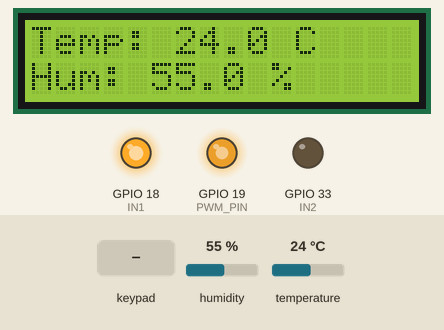
A sketch run on a simulated ESP32. On the bench: 16×2 character LCD, output pins drawn as LEDs (lit = HIGH). The inputs (shaded band) are chosen by the test bench; at power-on: humidity 55 %, temperature 24 °C. What the sketch prints to the serial monitor is not drawn.

Above: at 3.2 s.
3.3 s: keypad keys 2 2 3 0 1 3 # pressed 0.4 s apart
At 6.0 s:
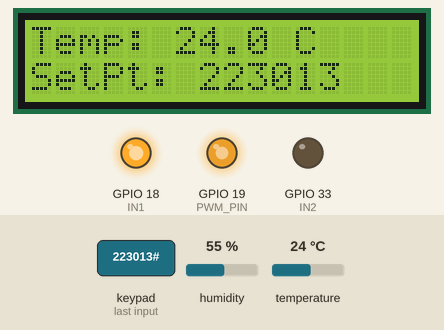
7.6 s: humidity set to 22 %
At 9.7 s:
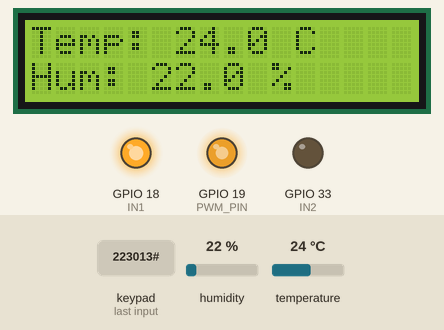
10.8 s: key '1' pressed
At 11.2 s:
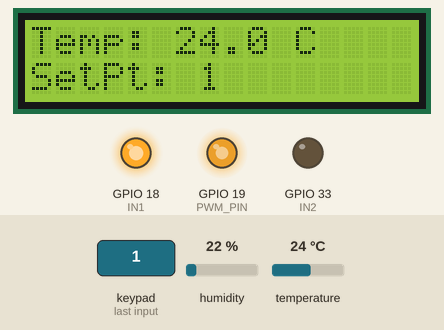
12.8 s: temperature set to 12 °C
At 15.8 s:
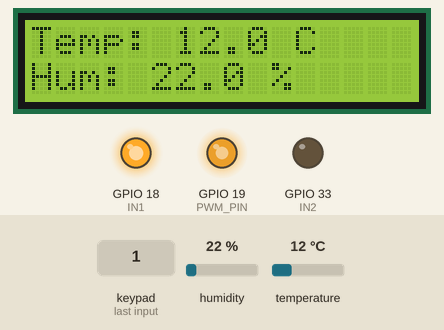
17.0 s: key '#' pressed
At 18.2 s:
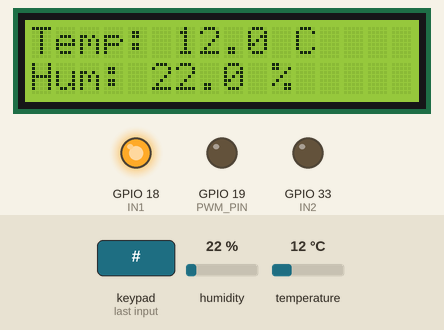
19.0 s: keypad keys 1 2 1 4 2 7 2 6 # pressed 0.4 s apart
At 22.5 s:
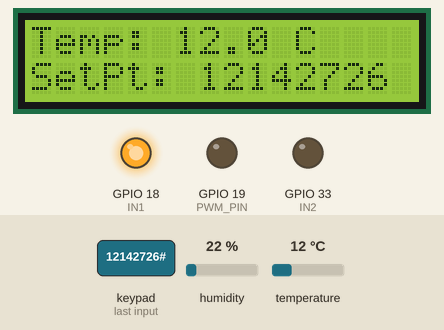
Timing chart, 0 to 24.2 s (numbered marks = the images above; inputs shaded):
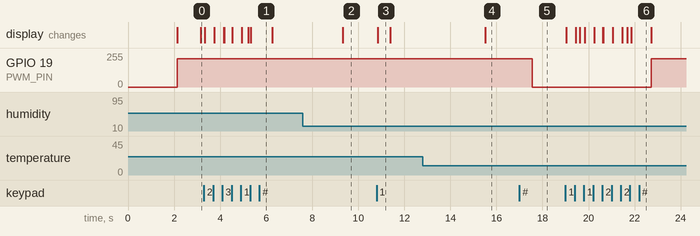

Measured:
- after the input at 3.3 s, the display: first changes at once (image 1 shows a later state)
- after the input at 7.6 s, the display: changes after 1.7 s (image 2)
- after the input at 10.8 s, the display: changes after 0.05 s (image 3)
- after the input at 12.8 s, the display: changes after 2.7 s (image 4)
- after the input at 17.0 s, GPIO 19 (PWM_PIN): 211/255 → 0/255 after 0.57 s
- after the input at 19.0 s, GPIO 19 (PWM_PIN): 0/255 → 211/255 after 3.7 s; the display: first changes at once (image 6 shows a later state)
- what the display in image 3 shows lasts 0.5 s, from 10.9 s to 11.4 s

The sketch:

secador_bueno.ino
```cpp
#include <Arduino.h>
#include <Fuzzy.h>
#include <DHT.h>
#include <Wire.h>
#include <LiquidCrystal_PCF8574.h>
#include <Keypad.h>

// ---------- DHT11 ----------
#define DHTPIN 4
#define DHTTYPE DHT11
DHT dht(DHTPIN, DHTTYPE);

// ---------- PWM ----------
#define IN1 18
#define IN2 33
#define PWM_PIN 19
const int pwmFreq = 5000;
const int pwmRes = 8;

// ---------- LCD I2C ----------
#define SDA_PIN 21
#define SCL_PIN 22
LiquidCrystal_PCF8574 lcd(0x27);

// ---------- Fuzzy ----------
Fuzzy *fuzzy = new Fuzzy();
float setPoint = 60;       // valor por defecto
float currentTemp = 0;
float currentHum  = 0;

// ---------- Fuzzy Sets ----------
FuzzySet *err1, *err2, *err3, *err4, *err5;
FuzzySet *apagado, *lento, *medio, *rapido, *full;

// Mutex para proteger variables compartidas
portMUX_TYPE mux = portMUX_INITIALIZER_UNLOCKED;

// ---------- Teclado Matricial ----------
#define FILAS 4
#define COLUMNAS 4
byte pinesFilas[FILAS]    ={2,23,0,13};
byte pinesColumnas[COLUMNAS] = {12,14,27,26};

char keys[FILAS][COLUMNAS] = {
  {'1','2','3','A'},
  {'4','5','6','B'},
  {'7','8','9','C'},
  {'*','0','#','D'}
};

Keypad keypad = Keypad(makeKeymap(keys), pinesFilas, pinesColumnas, FILAS, COLUMNAS);

// ---------- Configuración Fuzzy ----------
void setupFuzzy() {
  FuzzyInput *error = new FuzzyInput(1);
  err1 = new FuzzySet(-45,-45,-30,-20);
  err2 = new FuzzySet(-25,-15,-10,-5);
  err3 = new FuzzySet(-8,-3,3,8);
  err4 = new FuzzySet(5,10,15,20);
  err5 = new FuzzySet(18,25,45,45);

  error->addFuzzySet(err1);
  error->addFuzzySet(err2);
  error->addFuzzySet(err3);
  error->addFuzzySet(err4);
  error->addFuzzySet(err5);
  fuzzy->addFuzzyInput(error);

  FuzzyOutput *pwm = new FuzzyOutput(1);
  apagado = new FuzzySet(0,0,5,6.5);
  lento   = new FuzzySet(6,8.2,9.5,9.5);
  medio   = new FuzzySet(8.8,10,11,11);
  rapido  = new FuzzySet(10,10.8,11.9,11.9);
  full    = new FuzzySet(12,12,12,12);

  pwm->addFuzzySet(apagado);
  pwm->addFuzzySet(lento);
  pwm->addFuzzySet(medio);
  pwm->addFuzzySet(rapido);
  pwm->addFuzzySet(full);
  fuzzy->addFuzzyOutput(pwm);

  FuzzyRuleAntecedent *r1 = new FuzzyRuleAntecedent(); r1->joinSingle(err1);
  FuzzyRuleConsequent *r1o = new FuzzyRuleConsequent(); r1o->addOutput(apagado);
  fuzzy->addFuzzyRule(new FuzzyRule(1,r1,r1o));

  FuzzyRuleAntecedent *r2 = new FuzzyRuleAntecedent(); r2->joinSingle(err2);
  FuzzyRuleConsequent *r2o = new FuzzyRuleConsequent(); r2o->addOutput(apagado);
  fuzzy->addFuzzyRule(new FuzzyRule(2,r2,r2o));

  FuzzyRuleAntecedent *r3 = new FuzzyRuleAntecedent(); r3->joinSingle(err3);
  FuzzyRuleConsequent *r3o = new FuzzyRuleConsequent(); r3o->addOutput(apagado);
  fuzzy->addFuzzyRule(new FuzzyRule(3,r3,r3o));

  FuzzyRuleAntecedent *r4 = new FuzzyRuleAntecedent(); r4->joinSingle(err4);
  FuzzyRuleConsequent *r4o = new FuzzyRuleConsequent(); r4o->addOutput(lento);
  fuzzy->addFuzzyRule(new FuzzyRule(4,r4,r4o));

  FuzzyRuleAntecedent *r5 = new FuzzyRuleAntecedent(); r5->joinSingle(err5);
  FuzzyRuleConsequent *r5o = new FuzzyRuleConsequent(); r5o->addOutput(medio);
  fuzzy->addFuzzyRule(new FuzzyRule(5,r5,r5o));
}

// ---------- TAREA: Control Difuso y DHT ----------
void fuzzyTask(void *pv) {
  for (;;) {
    float temp = dht.readTemperature();
    float hum  = dht.readHumidity();

    if (!isnan(temp) && !isnan(hum)) {
      portENTER_CRITICAL(&mux);
      currentTemp = temp;
      currentHum  = hum;
      portEXIT_CRITICAL(&mux);

      float errorTemp = setPoint - currentTemp;
      fuzzy->setInput(1, errorTemp);
      fuzzy->fuzzify();
      float pwmOut = fuzzy->defuzzify(1);
      int pwmFinal = map(pwmOut, 0, 12, 0, 255);
      pwmFinal = constrain(pwmFinal, 0, 255);
      if (errorTemp <= 0) pwmFinal = 0;

      ledcWrite(PWM_PIN, pwmFinal);

      Serial.printf("Temp: %.1f C | Hum: %.1f %% | PWM: %d\n", currentTemp, currentHum, pwmFinal);
    }
    vTaskDelay(pdMS_TO_TICKS(1000));
  }
}

// ---------- TAREA: LCD ----------
void lcdTask(void *pv) {
  for (;;) {
    float temp, hum;
    portENTER_CRITICAL(&mux);
    temp = currentTemp;
    hum  = currentHum;
    portEXIT_CRITICAL(&mux);

    lcd.setCursor(0,0);
    lcd.printf("Temp: %.1f C   ", temp);
    lcd.setCursor(0,1);
    lcd.printf("Hum: %.1f %%    ", hum);

    vTaskDelay(pdMS_TO_TICKS(1000));
  }
}

// ---------- TAREA: Teclado Matricial ----------
void keypadTask(void *pv) {
  String inputSP = "";
  for (;;) {
    char key = keypad.getKey();
    if (key) {
      if (key >= '0' && key <= '9') {
        inputSP += key;      // construir número
        lcd.setCursor(0,1);
        lcd.printf("SetPt: %s   ", inputSP.c_str());
      } else if (key == '#') { // confirmar
        if (inputSP.length() > 0) {
          float sp = inputSP.toFloat();
          portENTER_CRITICAL(&mux);
          setPoint = sp;
          portEXIT_CRITICAL(&mux);
          Serial.print("Nuevo setpoint desde teclado: ");
          Serial.println(setPoint);
          inputSP = "";
        }
      } else if (key == '*') { // borrar
        inputSP = "";
        lcd.setCursor(0,1);
        lcd.print("SetPt:        ");
      }
    }
    vTaskDelay(pdMS_TO_TICKS(50));
  }
}

// ---------- SETUP ----------
void setup() {
  Serial.begin(115200);

  // PWM
  pinMode(IN1, OUTPUT); digitalWrite(IN1,HIGH);
  pinMode(IN2, OUTPUT); digitalWrite(IN2,LOW);
  ledcAttach(PWM_PIN, pwmFreq, pwmRes);

  // LCD
  Wire.begin(SDA_PIN, SCL_PIN);
  lcd.begin(16,2);
  lcd.setBacklight(HIGH);
  lcd.setCursor(0,0);
  lcd.print("Inicializando...");
  delay(2000);
  lcd.clear();

  // DHT y Fuzzy
  dht.begin();
  setupFuzzy();

  // Crear tareas RTOS
  xTaskCreatePinnedToCore(fuzzyTask, "fuzzyTask", 4096, NULL, 1, NULL, 1);
  xTaskCreatePinnedToCore(lcdTask, "lcdTask", 4096, NULL, 1, NULL, 1);
  xTaskCreatePinnedToCore(keypadTask, "keypadTask", 4096, NULL, 1, NULL, 1);
}

void loop() {
  vTaskDelay(portMAX_DELAY);
}
```
